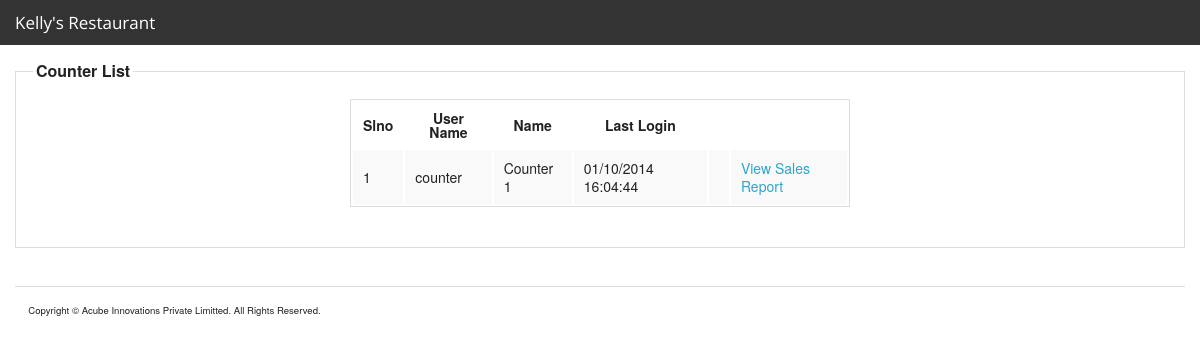
The app's page /admin/counter_list.php (signed in) with its own data.
### tables this page shows
CREATE TABLE IF NOT EXISTS `counters` (
  `id` int(11) NOT NULL AUTO_INCREMENT,
  `username` varchar(255) NOT NULL,
  `password` varchar(255) NOT NULL,
  `name` text,
  `image` text,
  `securityquestion_id` int(11) DEFAULT NULL,
  `answer` text,
  `lastlogin` datetime DEFAULT NULL,
  `last_bill_number` int(11) NOT NULL DEFAULT '0',
  `status_id` int(11) NOT NULL,
  `created` datetime NOT NULL,
  `updated` datetime DEFAULT NULL,
  PRIMARY KEY (`id`),
  UNIQUE KEY `username` (`username`),
  KEY `securityquestion_id` (`securityquestion_id`)
);

### include/class/class_page/class_page.php (called while the page is built, shortened)
<?php
class Page {
	var $connection_list = array();
	var $conf_list = array();
	var $menuconf_list = array();
	var $class_list = array();
	var $function_list = array();
	var $root_path='./';
	var $module_path='modules/';
	var $module = "" ;
	var $style='';
	var $script='';
	var $print_page='';
	function display(){
		$debug_output .= ob_get_contents();
		if(count($this->conf_list) > 0){
			foreach ($this->conf_list as $conf_file){
				$debug_output .= ob_get_contents();
			}
		}
		if(count($this->connection_list) > 0){
			foreach ($this->connection_list as $connection_file){
				$debug_output .= ob_get_contents();
			}
		}
		if(count($this->menuconf_list) > 0){
			foreach ($this->menuconf_list as $menuconf_file){
				$debug_output .= ob_get_contents();
			}
		}
		if(count($this->function_list) > 0){
			foreach ($this->function_list as $function_file){
				$debug_output .= ob_get_contents();
			}
		}
		if(trim($this->module) != ""){
			$debug_output .= ob_get_contents();
		}
		if(count($this->class_list) > 0){
			foreach ($this->class_list as $class_file){
				$debug_output .= ob_get_contents();
				$debug_output .= ob_get_contents();
			}
		}
		if(trim($this->module) != ""){
			$filename = $this->root_path.$this->module_path.$this->module."/style.css";
			if (file_exists( $filename)) {
				$this->style.='<link rel="stylesheet" type="text/css" href="'.$filename.'">';
			}else{
				$debug_output .= 'File :: '.$filename ." not exists <br/>";
			}
			$filename = $this->root_path.$this->module_path.$this->module."/script.js";
			if (file_exists($filename)) {
				$this->script.='<script src="'.$filename.'" language="JavaScript" type="text/JavaScript"></script>';
			}else{
				$debug_output .= 'File :: '.$filename ." not exists. <br/>";
			}
		}
		if(trim($this->module) != ""){
			$filename = $this->root_path.$this->module_path.$this->module."/functions.php";
			if (file_exists($filename)) {
				ob_start();
				include($filename);
				$this->print_page .= ob_get_contents();
				ob_end_clean();
			}else{
				$debug_output .= ob_get_contents();
			}
			$filename = $this->root_path.$this->module_path.$this->module."/code.php";
			if (file_exists($filename)) {
				include($filename);
				$this->print_page .= ob_get_contents();
			}else{
				ob_start();
				echo 'File :: '.$filename ." not exists. <br/>";
				$debug_output .= ob_get_contents();
				ob_end_clean();
			}
			$filename = $this->root_path.$this->module_path.$this->module."/style.php";
			if (file_exists($filename)) {
				ob_start();
				include($filename);
				$this->style.='<style>';
				$this->style .= ob_get_contents();
				$this->style.='</style>';
				ob_end_clean();
			}else{
				$debug_output .='File :: '.$filename ." not exists. <br/>";
			}
						$filename = $this->root_path.$this->module_path.$this->module."/script.php";
			if (file_exists($filename)) {
				ob_start();
				include($filename);
				$this->script.='<script language="JavaScript" type="text/JavaScript">';
				$this->script .= ob_get_contents();
				$this->script.='</script>';
				ob_end_clean();
			}else{
				$debug_output .='File :: '.$filename ." not exists. <br/>";
			}
			$filename = $this->root_path.$this->module_path.$this->module."/view.php";
			if (file_exists($filename)) {
				include($filename);
				$this->print_page .= ob_get_contents();
			}else{
				ob_start();
				echo 'File :: '.$filename ." not exists. <br/>";
				$debug_output .= ob_get_contents();
				ob_end_clean();
			}
		}
	}
}
?>

### modules/counter/admin_counter_list/code.php (called while the page is built, shortened)
<?php
$admin_counter= new Counter($myconnection);
$admin_counter->connection=$myconnection;
$array_admin_counter=$admin_counter->get_list_array_bylimit();
if($array_admin_counter!=false){
	$count=count($array_admin_counter);
}
?>

### include/class/class_counter/class_counter.php (called while the page is built, shortened)
<?php
class Counter{
	var $connection="";
 function get_list_array_bylimit($start_record = 0,$max_records = 25){
        $limited_data = array();
        $i=0;
        $strSQL = "SELECT id,username,name,lastlogin,status_id FROM counters WHERE 1 ";
      $strSQL .= "ORDER BY id";
      $strSQL_limit = sprintf("%s LIMIT %d, %d", $strSQL, $start_record, $max_records);
      $rsRES = mysql_query($strSQL_limit, $this->connection) or die(mysql_error(). $strSQL_limit);
    if ( mysql_num_rows($rsRES) > 0 ){
        while ( list ($id,$username,$name,$lastlogin,$status_id) = mysql_fetch_row($rsRES) ){
              $limited_data[$i]["id"] = $id;
              $limited_data[$i]["username"] = $username;
              $limited_data[$i]["name"] = $name;
              $limited_data[$i]["lastlogin"] = date('m/d/Y H:i:s', strtotime($lastlogin));
               $limited_data[$i]["status_id"] = $status_id;
              $i++;
          }return $limited_data;
          }else{
          return false;
           }
 }
  }

### modules/counter/admin_counter_list/view.php (the view, shortened to what this page needs)
<!DOCTYPE html PUBLIC "-//W3C//DTD XHTML 1.0 Transitional//EN" "http://www.w3.org/TR/xhtml1/DTD/xhtml1-transitional.dtd">
<html xmlns="http://www.w3.org/1999/xhtml">
<head>
</head>
<body>
<form id="form2" name="form2" method="post" action="">
  <fieldset>
    <legend> Counter List</legend>
  <table width="500" height="68" align="center">
    <tr>
        <th>Slno</th>
        <th colspan="5">User Name</th>
        <th colspan="5">Name </th>
        <th colspan="4">Last Login</th>
    </tr>
     <?php
      	if($array_admin_counter==false){
	     ?>
    <tr>
      <td colspan="7" >No records found </td>
    </tr>
       <?php } else {
		    $i=0;
			  while($i<$count){
		     ?>
     <tr>
      <td><?php echo $array_admin_counter[$i]['id']?></td>
      <td colspan="5"><?php echo $array_admin_counter[$i]['username']?></td>
          <td colspan="5"> <?php echo $array_admin_counter[$i]['name'] ;?></td>
          <td colspan="4"> <?php echo $array_admin_counter[$i]['lastlogin'] ;?></td>
          <td colspan=""><?php if(isset($g_ARRAY_STATUS[$array_admin_counter[$i]['status_id']])){ echo $g_ARRAY_STATUS[$array_admin_counter[$i]['status_id']];}?> </td>
          <td colspan="4"> <a href="admin_counter_sale_report.php?counter_id=<?php echo $array_admin_counter[$i]['id']?>" >View Sales Report</a></td>
      </tr>
     <?php
		  $i++;
		  }
		   } ?>
    </table>
    </form>
   </body>
   </html>

### records on screen
counters: id "1", username "counter", name "Counter 1", lastlogin "01/10/2014 16:04:44"
